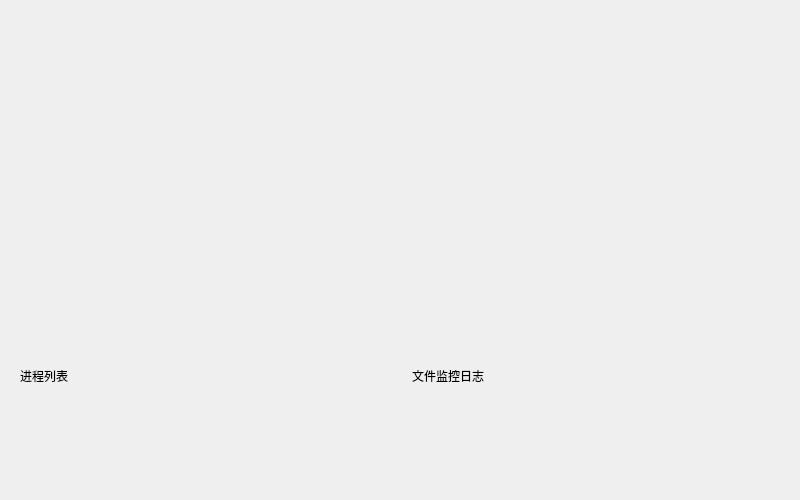
<?xml version="1.0" encoding="UTF-8"?>
<ui version="4.0">
 <class>DashboardWidget</class>
 <widget class="QWidget" name="DashboardWidget">
  <property name="geometry">
   <rect><x>0</x><y>0</y><width>800</width><height>500</height></rect>
  </property>
  <layout class="QVBoxLayout" name="mainLayout">
   <property name="spacing">8</property>
   <property name="leftMargin">8</property>
   <property name="topMargin">8</property>
   <property name="rightMargin">8</property>
   <property name="bottomMargin">8</property>
   <item>
    <layout class="QHBoxLayout" name="cardRow">
     <property name="spacing">8</property>
     <item><widget class="GaugeCard" name="cpuCard"/></item>
     <item><widget class="GaugeCard" name="memCard"/></item>
     <item><widget class="GaugeCard" name="diskCard"/></item>
     <item><widget class="GaugeCard" name="netCard"/></item>
    </layout>
   </item>
   <item>
    <layout class="QHBoxLayout" name="chartRow">
     <property name="spacing">8</property>
     <item><widget class="TrendChart" name="cpuChart"/></item>
     <item><widget class="TrendChart" name="netChart"/></item>
    </layout>
   </item>
   <item>
    <layout class="QHBoxLayout" name="bottomRow">
     <property name="spacing">8</property>
     <item>
      <widget class="QWidget" name="processContainer">
       <layout class="QVBoxLayout" name="procLayout">
        <property name="leftMargin">0</property>
        <property name="topMargin">0</property>
        <property name="rightMargin">0</property>
        <property name="bottomMargin">0</property>
        <item>
         <widget class="QLabel" name="procTitle">
          <property name="text"><string>进程列表</string></property>
          <property name="styleSheet" stdset="0">color: #2ecc71; font-size: 12px; font-weight: bold;</property>
         </widget>
        </item>
        <item><widget class="ProcessTable" name="processTable"/></item>
       </layout>
      </widget>
     </item>
     <item>
      <widget class="QWidget" name="fileContainer">
       <layout class="QVBoxLayout" name="fileLayout">
        <property name="leftMargin">0</property>
        <property name="topMargin">0</property>
        <property name="rightMargin">0</property>
        <property name="bottomMargin">0</property>
        <item>
         <widget class="QLabel" name="fileTitle">
          <property name="text"><string>文件监控日志</string></property>
          <property name="styleSheet" stdset="0">color: #f39c12; font-size: 12px; font-weight: bold;</property>
         </widget>
        </item>
        <item><widget class="FileLogWidget" name="fileLog"/></item>
       </layout>
      </widget>
     </item>
    </layout>
   </item>
  </layout>
 </widget>
 <customwidgets>
  <customwidget><class>GaugeCard</class><extends>QFrame</extends><header>ui/gauge_card.h</header></customwidget>
  <customwidget><class>TrendChart</class><extends>QWidget</extends><header>ui/trend_chart.h</header></customwidget>
  <customwidget><class>ProcessTable</class><extends>QWidget</extends><header>ui/process_table.h</header></customwidget>
  <customwidget><class>FileLogWidget</class><extends>QWidget</extends><header>ui/file_log_widget.h</header></customwidget>
 </customwidgets>
 <resources/>
 <connections/>
</ui>
